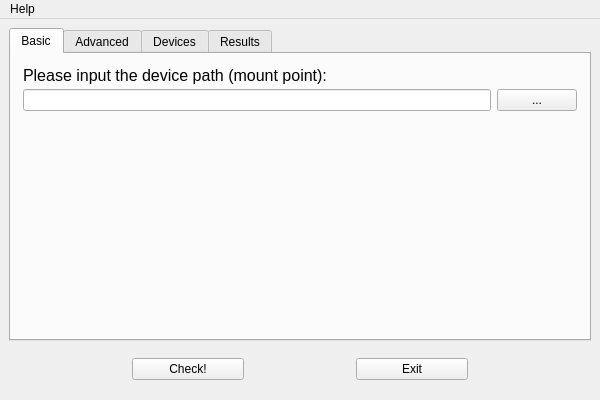
<?xml version="1.0" encoding="UTF-8"?>
<ui version="4.0">
 <class>MainWindow</class>
 <widget class="QMainWindow" name="MainWindow">
  <action name="actionHelp">
   <property name="text">
    <string>Help Contents</string>
   </property>
   <property name="toolTip">
    <string>Open Help Window</string>
   </property>
  </action>
  <action name="actionAbout">
   <property name="text">
    <string>About</string>
   </property>
   <property name="toolTip">
    <string>About F3-Qt</string>
   </property>
  </action>
  <widget class="QMenuBar" name="menuBar">
   <property name="geometry">
    <rect>
     <x>0</x>
     <y>0</y>
     <width>600</width>
     <height>20</height>
    </rect>
   </property>
   <widget class="QMenu" name="menuHelp">
    <property name="title">
     <string>Help</string>
    </property>
    <addaction name="actionHelp"/>
    <addaction name="actionAbout"/>
   </widget>
   <addaction name="menuHelp"/>
  </widget>
  <property name="geometry">
   <rect>
    <x>0</x>
    <y>0</y>
    <width>600</width>
    <height>400</height>
   </rect>
  </property>
  <property name="windowTitle">
   <string>Fight Flash Fraud (Qt)</string>
  </property>
  <property name="windowIcon">
   <iconset resource="icon.qrc">
    <normaloff>:/icon/f3.png</normaloff>:/icon/f3.png</iconset>
  </property>
  <widget class="QWidget" name="centralWidget">
   <layout class="QVBoxLayout" name="verticalLayout">
    <property name="spacing">
     <number>6</number>
    </property>
    <property name="sizeConstraint">
     <enum>QLayout::SetMinimumSize</enum>
    </property>
    <property name="leftMargin">
     <number>9</number>
    </property>
    <property name="topMargin">
     <number>9</number>
    </property>
    <property name="rightMargin">
     <number>9</number>
    </property>
    <property name="bottomMargin">
     <number>9</number>
    </property>
    <item>
     <widget class="QTabWidget" name="tabWidget">
      <property name="sizePolicy">
       <sizepolicy hsizetype="Expanding" vsizetype="Expanding">
        <horstretch>0</horstretch>
        <verstretch>1</verstretch>
       </sizepolicy>
      </property>
      <property name="currentIndex">
       <number>0</number>
      </property>
      <widget class="QWidget" name="tabWidgetBasic">
       <attribute name="title">
        <string>Basic</string>
       </attribute>
       <layout class="QVBoxLayout" name="verticalLayout_2">
        <property name="spacing">
         <number>12</number>
        </property>
        <property name="leftMargin">
         <number>12</number>
        </property>
        <property name="topMargin">
         <number>12</number>
        </property>
        <property name="rightMargin">
         <number>12</number>
        </property>
        <property name="bottomMargin">
         <number>12</number>
        </property>
        <item>
         <widget class="QWidget" name="topContainer" native="true">
          <layout class="QVBoxLayout" name="topContainerLayout">
           <property name="spacing">
            <number>4</number>
           </property>
           <property name="leftMargin">
            <number>0</number>
           </property>
           <property name="topMargin">
            <number>0</number>
           </property>
           <property name="rightMargin">
            <number>0</number>
           </property>
           <property name="bottomMargin">
            <number>0</number>
           </property>
           <item>
            <widget class="QLabel" name="labelPrompt">
             <property name="text">
              <string>&lt;html&gt;&lt;head/&gt;&lt;body&gt;&lt;p&gt;&lt;span style=&quot; font-size:12pt;&quot;&gt;Please input the device path (mount point):&lt;/span&gt;&lt;/p&gt;&lt;/body&gt;&lt;/html&gt;</string>
             </property>
            </widget>
           </item>
           <item>
            <layout class="QHBoxLayout" name="horizontalLayout_4">
             <item>
              <widget class="QLineEdit" name="textDevPath">
               <property name="sizePolicy">
                <sizepolicy hsizetype="Expanding" vsizetype="Preferred">
                 <horstretch>0</horstretch>
                 <verstretch>0</verstretch>
                </sizepolicy>
               </property>
              </widget>
             </item>
             <item>
              <widget class="QPushButton" name="buttonSelectPath">
               <property name="text">
                <string>...</string>
               </property>
              </widget>
             </item>
            </layout>
           </item>
          </layout>
         </widget>
        </item>
        <item>
         <spacer name="verticalSpacer">
          <property name="orientation">
           <enum>Qt::Vertical</enum>
          </property>
          <property name="sizeHint" stdset="0">
           <size>
            <width>20</width>
            <height>40</height>
           </size>
          </property>
         </spacer>
        </item>
       </layout>
      </widget>
      <widget class="QWidget" name="tabWidgetAdvanced">
       <attribute name="title">
        <string>Advanced</string>
       </attribute>
       <layout class="QVBoxLayout" name="verticalLayout_3">
        <property name="spacing">
         <number>12</number>
        </property>
        <property name="leftMargin">
         <number>12</number>
        </property>
        <property name="topMargin">
         <number>12</number>
        </property>
        <property name="rightMargin">
         <number>12</number>
        </property>
        <property name="bottomMargin">
         <number>12</number>
        </property>
        <item>
         <widget class="QWidget" name="topContainer_2" native="true">
          <layout class="QVBoxLayout" name="topContainerLayout_2">
           <property name="spacing">
            <number>4</number>
           </property>
           <property name="leftMargin">
            <number>0</number>
           </property>
           <property name="topMargin">
            <number>0</number>
           </property>
           <property name="rightMargin">
            <number>0</number>
           </property>
           <property name="bottomMargin">
            <number>0</number>
           </property>
           <item>
            <widget class="QLabel" name="labelPrompt_2">
             <property name="text">
              <string>&lt;html&gt;&lt;head/&gt;&lt;body&gt;&lt;p&gt;&lt;span style=&quot; font-size:12pt;&quot;&gt;Input or select a device (e.g. /dev/sdb):&lt;/span&gt;&lt;/p&gt;&lt;/body&gt;&lt;/html&gt;</string>
             </property>
            </widget>
           </item>
           <item>
            <layout class="QHBoxLayout" name="horizontalLayout_5">
             <item>
              <widget class="QLineEdit" name="textDev"/>
             </item>
             <item>
              <widget class="QPushButton" name="buttonSelectDev">
               <property name="text">
                <string>...</string>
               </property>
              </widget>
             </item>
            </layout>
           </item>
          </layout>
         </widget>
        </item>
        <item>
         <widget class="QFrame" name="frameAdvOption">
          <property name="frameShape">
           <enum>QFrame::StyledPanel</enum>
          </property>
          <property name="frameShadow">
           <enum>QFrame::Raised</enum>
          </property>
          <layout class="QGridLayout" name="gridLayout">
           <property name="leftMargin">
            <number>12</number>
           </property>
           <property name="topMargin">
            <number>12</number>
           </property>
           <property name="rightMargin">
            <number>12</number>
           </property>
           <property name="bottomMargin">
            <number>12</number>
           </property>
           <property name="spacing">
            <number>12</number>
           </property>
           <item row="0" column="0">
            <widget class="QCheckBox" name="optionQuickTest">
             <property name="text">
              <string>Quick Test</string>
             </property>
             <property name="checked">
              <bool>true</bool>
             </property>
            </widget>
           </item>
           <item row="0" column="1">
            <widget class="QCheckBox" name="optionLessMem">
             <property name="text">
              <string>Use less memory</string>
             </property>
             <property name="checked">
              <bool>false</bool>
             </property>
            </widget>
           </item>
           <item row="1" column="0">
            <widget class="QCheckBox" name="optionUseCache">
             <property name="enabled">
              <bool>false</bool>
             </property>
             <property name="text">
              <string>Use cached data</string>
             </property>
             <property name="checked">
              <bool>true</bool>
             </property>
            </widget>
           </item>
           <item row="1" column="1">
            <widget class="QCheckBox" name="optionDestructive">
             <property name="text">
              <string>Destructive Test</string>
             </property>
            </widget>
           </item>
          </layout>
         </widget>
        </item>
        <item>
         <spacer name="verticalSpacer_2">
          <property name="orientation">
           <enum>Qt::Vertical</enum>
          </property>
          <property name="sizeHint" stdset="0">
           <size>
            <width>20</width>
            <height>40</height>
           </size>
          </property>
         </spacer>
        </item>
       </layout>
      </widget>
      <widget class="QWidget" name="tabWidgetDevices">
       <attribute name="title">
        <string>Devices</string>
       </attribute>
       <layout class="QVBoxLayout" name="verticalLayoutDevices">
        <item>
         <widget class="QLabel" name="labelDevicesInfo">
          <property name="text">
           <string>&lt;html&gt;&lt;head/&gt;&lt;body&gt;&lt;p&gt;Use these commands to identify device locations (e.g., /dev/sdb) that can be used in the Basic and Advanced tabs.&lt;/p&gt;&lt;/body&gt;&lt;/html&gt;</string>
          </property>
          <property name="wordWrap">
           <bool>true</bool>
          </property>
         </widget>
        </item>
        <item>
         <layout class="QHBoxLayout" name="horizontalLayoutDeviceButtons">
          <item>
           <widget class="QPushButton" name="buttonLsblk">
            <property name="text">
             <string>List Block Devices (lsblk)</string>
            </property>
           </widget>
          </item>
          <item>
           <widget class="QPushButton" name="buttonFdisk">
            <property name="text">
             <string>List Partitions (fdisk)</string>
            </property>
           </widget>
          </item>
         </layout>
        </item>
        <item>
         <widget class="QPlainTextEdit" name="deviceOutput">
          <property name="readOnly">
           <bool>true</bool>
          </property>
          <property name="font">
           <font>
            <family>Monospace</family>
           </font>
          </property>
         </widget>
        </item>
       </layout>
      </widget>
      <widget class="QWidget" name="tabWidgetResults">
       <attribute name="title">
        <string>Results</string>
       </attribute>
       <layout class="QVBoxLayout" name="verticalLayout_4">
        <item>
         <layout class="QHBoxLayout" name="horizontalLayout_6">
          <item>
           <spacer name="horizontalSpacer_5">
            <property name="orientation">
             <enum>Qt::Horizontal</enum>
            </property>
            <property name="sizeHint" stdset="0">
             <size>
              <width>0</width>
              <height>0</height>
             </size>
            </property>
           </spacer>
          </item>
          <item>
           <widget class="QPushButton" name="buttonHideResult">
            <property name="sizePolicy">
             <sizepolicy hsizetype="Minimum" vsizetype="Minimum">
              <horstretch>0</horstretch>
              <verstretch>0</verstretch>
             </sizepolicy>
            </property>
            <property name="toolTip">
             <string>Click to hide test result</string>
            </property>
            <property name="statusTip">
             <string/>
            </property>
            <property name="icon">
             <iconset>
              <normaloff>:/icon/close.png</normaloff>:/icon/close.png</iconset>
            </property>
            <property name="iconSize">
             <size>
              <width>8</width>
              <height>8</height>
             </size>
            </property>
            <property name="flat">
             <bool>true</bool>
            </property>
           </widget>
          </item>
         </layout>
        </item>
        <item>
         <layout class="QHBoxLayout" name="horizontalLayout_9">
          <item>
           <spacer name="horizontalSpacer_6">
            <property name="orientation">
             <enum>Qt::Horizontal</enum>
            </property>
            <property name="sizeType">
             <enum>QSizePolicy::Fixed</enum>
            </property>
            <property name="sizeHint" stdset="0">
             <size>
              <width>20</width>
              <height>20</height>
             </size>
            </property>
           </spacer>
          </item>
          <item>
           <widget class="QProgressBar" name="capacityBar">
            <property name="styleSheet">
             <string notr="true">QProgressBar {text-align: center; border: 1px rgb(192,192,192); border-radius: 3px; background-color: rgb(226,226,226);}
QProgressBar::chunk {background-color: rgb(75, 226, 110); border-radius: 3px;}</string>
            </property>
           </widget>
          </item>
          <item>
           <spacer name="horizontalSpacer_7">
            <property name="orientation">
             <enum>Qt::Horizontal</enum>
            </property>
            <property name="sizeType">
             <enum>QSizePolicy::Fixed</enum>
            </property>
            <property name="sizeHint" stdset="0">
             <size>
              <width>20</width>
              <height>20</height>
             </size>
            </property>
           </spacer>
          </item>
         </layout>
        </item>
        <item>
         <layout class="QHBoxLayout" name="horizontalLayout_8">
          <item>
           <widget class="QLabel" name="labelSpace">
            <property name="sizePolicy">
             <sizepolicy hsizetype="Preferred" vsizetype="Expanding">
              <horstretch>0</horstretch>
              <verstretch>0</verstretch>
             </sizepolicy>
            </property>
            <property name="text">
             <string>Space</string>
            </property>
           </widget>
          </item>
          <item>
           <widget class="Line" name="line">
            <property name="sizePolicy">
             <sizepolicy hsizetype="Fixed" vsizetype="Expanding">
              <horstretch>0</horstretch>
              <verstretch>0</verstretch>
             </sizepolicy>
            </property>
            <property name="orientation">
             <enum>Qt::Vertical</enum>
            </property>
           </widget>
          </item>
          <item>
           <widget class="QLabel" name="labelSpeed">
            <property name="sizePolicy">
             <sizepolicy hsizetype="Preferred" vsizetype="Expanding">
              <horstretch>0</horstretch>
              <verstretch>0</verstretch>
             </sizepolicy>
            </property>
            <property name="text">
             <string>Speed</string>
            </property>
           </widget>
          </item>
         </layout>
        </item>
       </layout>
      </widget>
     </widget>
    </item>
    <item>
     <widget class="QFrame" name="frameCommand">
      <layout class="QHBoxLayout" name="horizontalLayout_2">
       <property name="spacing">
        <number>0</number>
       </property>
       <item>
        <spacer name="horizontalSpacer_2">
         <property name="orientation">
          <enum>Qt::Horizontal</enum>
         </property>
         <property name="sizeHint" stdset="0">
          <size>
           <width>40</width>
           <height>20</height>
          </size>
         </property>
        </spacer>
       </item>
       <item>
        <widget class="QPushButton" name="buttonCheck">
         <property name="sizePolicy">
          <sizepolicy hsizetype="Expanding" vsizetype="Fixed">
           <horstretch>0</horstretch>
           <verstretch>0</verstretch>
          </sizepolicy>
         </property>
         <property name="text">
          <string>Check!</string>
         </property>
        </widget>
       </item>
       <item>
        <spacer name="horizontalSpacer_4">
         <property name="orientation">
          <enum>Qt::Horizontal</enum>
         </property>
         <property name="sizeHint" stdset="0">
          <size>
           <width>40</width>
           <height>20</height>
          </size>
         </property>
        </spacer>
       </item>
       <item>
        <widget class="QPushButton" name="buttonExit">
         <property name="sizePolicy">
          <sizepolicy hsizetype="Expanding" vsizetype="Fixed">
           <horstretch>0</horstretch>
           <verstretch>0</verstretch>
          </sizepolicy>
         </property>
         <property name="text">
          <string>Exit</string>
         </property>
        </widget>
       </item>
       <item>
        <spacer name="horizontalSpacer_3">
         <property name="orientation">
          <enum>Qt::Horizontal</enum>
         </property>
         <property name="sizeHint" stdset="0">
          <size>
           <width>40</width>
           <height>20</height>
          </size>
         </property>
        </spacer>
       </item>
      </layout>
     </widget>
    </item>
   </layout>
   <zorder>tabWidget</zorder>
   <zorder>frameCommand</zorder>
  </widget>
 </widget>
 <layoutdefault spacing="6" margin="11"/>
 <resources>
  <include location="icon.qrc"/>
 </resources>
 <connections/>
</ui>
